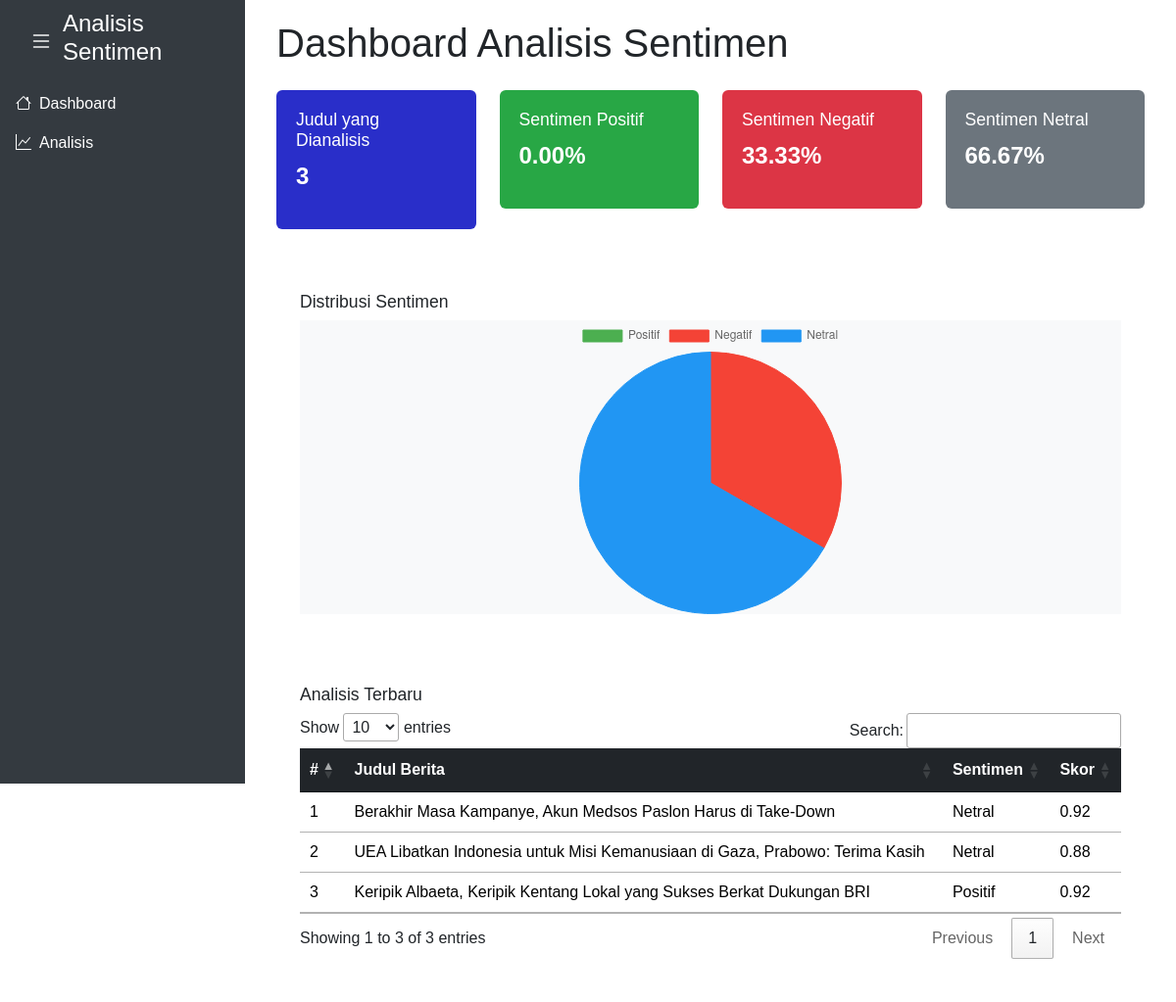
The page / on the database its author committed.
### tables this page shows
CREATE TABLE "history_pred" (
  "id" integer PRIMARY KEY NOT NULL,
  "judul_berita" text,
  "hasil" varchar(200),
  "score" real,
  "create_at" timestamp
);

### app/view.py (the view)
@app.route('/')
def home():
    conn = db.get_db()
    cursor = conn.cursor()
    cursor.execute("SELECT COUNT(*) FROM history_pred")
    total_titles = cursor.fetchone()[0]
    cursor.execute("SELECT hasil, COUNT(*) as count FROM history_pred GROUP BY hasil")
    sentiment_data = cursor.fetchall()
    positive_count = 0
    negative_count = 0
    neutral_count = 0
    for row in sentiment_data:
        if row['hasil'] == 'Positif':
            negative_count = row['count']
        elif row['hasil'] == 'Negatif':
            positive_count = row['count']
        elif row['hasil'] == 'Netral':
            neutral_count = row['count']
    total_sentiment = positive_count + negative_count + neutral_count
    positive_percentage = (positive_count / total_sentiment) * 100 if total_sentiment else 0
    negative_percentage = (negative_count / total_sentiment) * 100 if total_sentiment else 0
    neutral_percentage = (neutral_count / total_sentiment) * 100 if total_sentiment else 0
    cursor.execute("SELECT judul_berita, hasil, ROUND(score, 2) AS score FROM history_pred ORDER BY create_at DESC")
    recent_analyses = cursor.fetchall()
    recent_analyses = [dict(row) for row in recent_analyses]
    conn.close()
    data = {
        'total_titles': total_titles,
        'positive_percentage': "{:.2f}".format(positive_percentage),
        'negative_percentage': "{:.2f}".format(negative_percentage),
        'neutral_percentage': "{:.2f}".format(neutral_percentage),
        'recent_analyses': recent_analyses
    }
    return render_template('home.html', data=data)

### app/db.py (called while the page is built)
def get_db():
    conn = sqlite3.connect(DATABASE_PATH)
    conn.row_factory = sqlite3.Row  # This allows for column names to be accessed like dicts
    return conn

### app/templates/home.html (shortened to what this page needs)
{% extends "layouts/master.html" %}
{% block css %}
<link rel="stylesheet" type="text/css" href="https://cdn.datatables.net/1.11.5/css/jquery.dataTables.min.css">
{% endblock %}
{% block content %}
<div class="container-fluid">
    <h1 class="mb-4">Dashboard Analisis Sentimen</h1>
    <div class="row mb-4">
        <div class="col-md-3 mb-3">
            <div class="card all">
                <div class="card-body">
                    <h5>Judul yang Dianalisis</h5>
                    <p class="fs-4 fw-bold">{{ data.total_titles }}</p>
                </div>
            </div>
        </div>
        <div class="col-md-3 mb-3">
            <div class="card positive">
                <div class="card-body">
                    <h5>Sentimen Positif</h5>
                    <p class="fs-4 fw-bold">{{ data.positive_percentage }}%</p>
                </div>
            </div>
        </div>
        <div class="col-md-3 mb-3">
            <div class="card negative">
                <div class="card-body">
                    <h5>Sentimen Negatif</h5>
                    <p class="fs-4 fw-bold">{{ data.negative_percentage }}%</p>
                </div>
            </div>
        </div>
        <div class="col-md-3 mb-3">
            <div class="card neutral">
                <div class="card-body">
                    <h5>Sentimen Netral</h5>
                    <p class="fs-4 fw-bold">{{ data.neutral_percentage }}%</p>
                </div>
            </div>
        </div>
    </div>
    <div class="card p-4 mb-4">
        <h5>Distribusi Sentimen</h5>
        <div style="height: 300px; background: #f8f9fa; display: flex; justify-content: center; align-items: center;">
            <canvas id="sentimentChart"></canvas>
        </div>
    </div>
    <div class="card p-4">
        <h5>Analisis Terbaru</h5>
        <table class="table mt-3 table-hover" id="recentAnalysisTable">
            <thead class="table-dark">
                <tr>
                    <th>#</th>
                    <th>Judul Berita</th>
                    <th>Sentimen</th>
                    <th>Skor</th>
                </tr>
            </thead>
            <tbody>
                {% for analysis in data.recent_analyses %}
                    <tr>
                        <td>{{ loop.index }}</td>
                        <td>{{ analysis['judul_berita'] }}</td>
                        <td>{{ analysis['hasil'] }}</td>
                        <td>{{ analysis['score'] }}</td>
                    </tr>
                {% endfor %}
            </tbody>
        </table>
    </div>
</div>
{% endblock %}
{% block js %}
    <script>
        $(document).ready(function() {
            // Inisialisasi DataTable
            $('table').DataTable();
        });
        // Ambil data dari template Flask
        const positivePercentage = {{ data.positive_percentage }};
        const negativePercentage = {{ data.negative_percentage }};
        const neutralPercentage = {{ data.neutral_percentage }};
        // Konfigurasi data untuk grafik
        const sentimentData = {
            labels: ['Positif', 'Negatif', 'Netral'],  // Label untuk setiap sentimen
            datasets: [{
                label: 'Distribusi Sentimen',
                data: [positivePercentage, negativePercentage, neutralPercentage],  // Data distribusi
                backgroundColor: ['#4caf50', '#f44336', '#2196f3'],  // Warna untuk setiap segmen
                borderColor: ['#4caf50', '#f44336', '#2196f3'],  // Warna border untuk setiap segmen
                borderWidth: 1
            }]
        };
        // Konfigurasi grafik
        const config = {
            type: 'pie',  // Tipe grafik: pie chart
            data: sentimentData,
            options: {
                responsive: true,
                plugins: {
                    legend: {
                        position: 'top',
                    },
                    tooltip: {
                        callbacks: {
                            label: function(tooltipItem) {
                                return tooltipItem.label + ': ' + tooltipItem.raw.toFixed(2) + '%';  // Format label tooltips
                            }
                        }
                    }
                }
            }
        };
        // Menampilkan grafik pada canvas
        const ctx = document.getElementById('sentimentChart').getContext('2d');
        new Chart(ctx, config);
    </script>
{% endblock %}

### app/templates/layouts/master.html (shortened to what this page needs)
<!DOCTYPE html>
<html lang="en">
<head>
    <link rel="stylesheet" href="{{ url_for('static', filename='css/bootstrap.min.css') }}">
    <link rel="stylesheet" href="{{ url_for('static', filename='css/custom.css') }}">
    <link href="https://cdn.jsdelivr.net/npm/bootstrap-icons/font/bootstrap-icons.css" rel="stylesheet">
    {% block css %}{% endblock %}
</head>
<body>
    {% include 'layouts/menu.html' %}
    <div id="content" class="content">
        {% block content %}{% endblock %}
    </div>
    {% block js %}{% endblock %}
</body>
</html>

### app/templates/layouts/menu.html
<div id="sidebar" class="sidebar d-flex flex-column">
    <div class="d-flex justify-content-between align-items-center">
        <div class="toggle-btn-container">
            <span class="toggle-btn" id="toggleSidebar">
                <i class="bi bi-list"></i>
            </span>
            <h4 class="menu-title">Analisis Sentimen</h4>
        </div>
    </div>
    <nav class="nav flex-column">
        <a href="/" class="nav-link"><i class="bi bi-house"></i> <span class="ms-2 menu-title">Dashboard</span></a>
        <a href="/analisa" class="nav-link"><i class="bi bi-graph-up"></i> <span class="ms-2 menu-title">Analisis</span></a>
    </nav>
</div>

### app/static/css/custom.css (style rules this page uses)
body { font-family: Arial, sans-serif; }
.sidebar { height: 100vh; background-color: #343a40; color: white; position: fixed; width: 250px; transition: width 0.3s; overflow: hidden; }
.sidebar .nav-link { color: white; font-size: 1rem; display: flex; align-items: center; }
.sidebar .nav-link .menu-title { transition: opacity 0.3s, width 0.3s; white-space: nowrap; overflow: hidden; }
.toggle-btn { color: white; font-size: 1.5rem; margin: 15px; cursor: pointer; }
.content { margin-left: 250px; padding: 20px; transition: margin-left 0.3s; }
.toggle-btn-container { display: flex; align-items: center; padding: 10px; padding-left: 15px; }
.toggle-btn { margin-right: 10px; }
.menu-title { text-align: left; }

### app/templates/home.html (style rules this page uses)
body { font-family: Arial, sans-serif; }
.card { transition: box-shadow 0.3s; border: none; }
.card.all { background-color: #292ec9; color: white; }
.card.positive { background-color: #28a745; color: white; }
.card.negative { background-color: #dc3545; color: white; }
.card.neutral { background-color: #6c757d; color: white; }
.card-body { padding: 20px; }
.card h5 { font-size: 1.1rem; }
.fs-4 { font-size: 1.5rem; }
.fw-bold { font-weight: bold; }

### rows shown on the page
history_pred: judul_berita "Berakhir Masa Kampanye, Akun Medsos Paslon Harus di Take-Down", hasil "Netral", score "0.92"
history_pred: judul_berita "UEA Libatkan Indonesia untuk Misi Kemanusiaan di Gaza, Prabowo: Terima Kasih", hasil "Netral", score "0.88"
history_pred: judul_berita "Keripik Albaeta, Keripik Kentang Lokal yang Sukses Berkat Dukungan BRI", hasil "Positif", score "0.92"

### other values the page prints
{{ data.total_titles }} "3"
{{ data.positive_percentage }} "0.00"
{{ data.negative_percentage }} "33.33"
{{ data.neutral_percentage }} "66.67"
chart data {{ data.positive_percentage }} 0.00
chart data {{ data.negative_percentage }} 33.33
chart data {{ data.neutral_percentage }} 66.67
